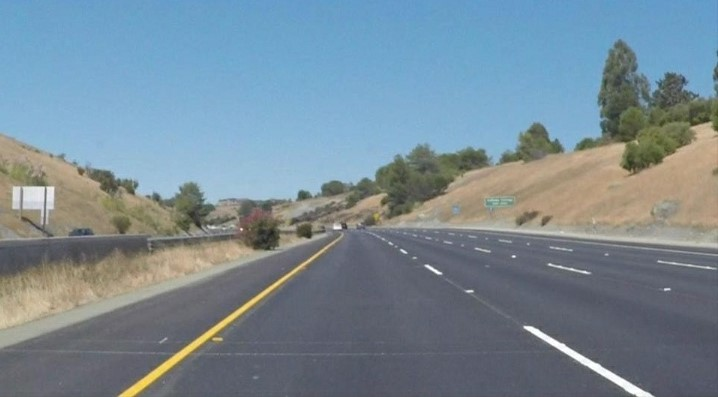
#> input picture Lane.jpg, 718 x 397 px
$ python Section_B.3_1.py
#> lines starting #> are read from the running program, lines starting #| are printed output that depends on the picture; after the words box and inside, x2 and y2 are one past the last pixel; in counts of white or black regions, pixels touching at a corner belong together
import cv2 as cv
import numpy as np
import matplotlib.pyplot as plt
def canny_edge_detector(image):
    gray_image=cv.cvtColor(image,cv.COLOR_BGR2GRAY)
    blur=cv.GaussianBlur(gray_image,(5,5),0)
    canny=cv.Canny(blur,50,150)
    return canny
def region_of_interest(image):
    height=image.shape[0]
    polygons=np.array([[(0,240),(700,240),(700,397),(0,397)]])
    mask=np.zeros_like(image)
    cv.fillPoly(mask,polygons,255)
    masked_image=cv.bitwise_and(image,mask)
    return masked_image
def create_coordinates(image,line_parameters):
    slope,intercept=line_parameters
    y1=image.shape[0]
    y2=int(y1*(3/5))
    x1=int((y1-intercept)/slope)
    x2=int((y2-intercept)/slope)
    return np.array([x1,y1,x2,y2])
def average_slope_intercept(image,lines):
    left_fit=[]
    right_fit=[]
    for line in lines:
        x1,y1,x2,y2=line.reshape(4)
        parameters=np.polyfit((x1,x2),(y1,y2),1)
        slope=parameters[0]
        intercept=parameters[1]
        if slope<0:
            left_fit.append((slope,intercept))
        else:
            right_fit.append((slope,intercept))
    left_fit_average=np.average(left_fit,axis=0)
    right_fit_average=np.average(right_fit,axis=0)
    left_line= create_coordinates(image,left_fit_average)
    right_line= create_coordinates(image,right_fit_average)
    return np.array([left_line,right_line])
def display_lines(image,lines):
    line_image=np.zeros_like(image)
    if lines is not None:
        for x1,y1,x2,y2 in lines:
            cv.line(line_image,(x1,y1),(x2,y2),(0,0,255),2)
    return line_image
img=cv.imread('Lane.jpg')
#> img is the input picture: shape (397, 718, 3); mean B, G, R 149.6, 138.1, 120.2
canny_image=canny_edge_detector(img)
#> in canny_edge_detector, `gray_image=cv.cvtColor(image,cv.COLOR_BGR2GRAY)`:
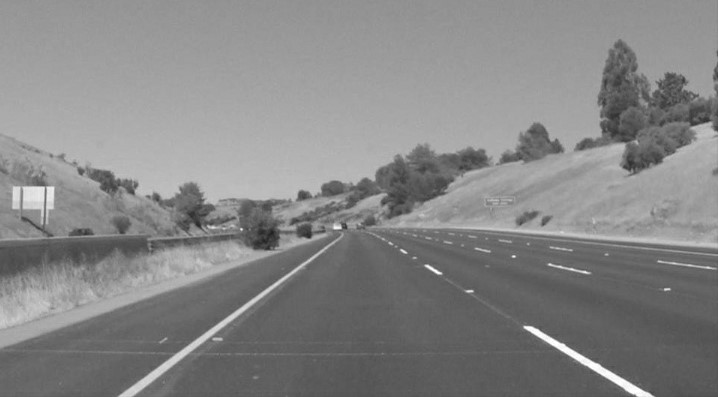
#> gray_image: shape (397, 718); min 31, max 255, mean 134.1
#> in canny_edge_detector, `canny=cv.Canny(blur,50,150)`:
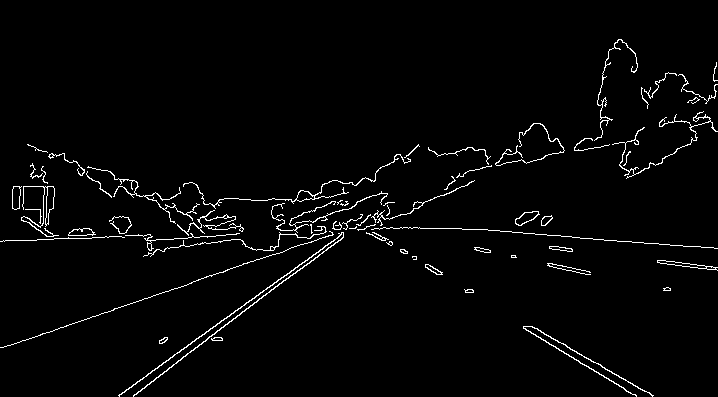
#> canny: shape (397, 718); 2.4% white in thin lines or dots
cropped_image=region_of_interest(canny_image)
#> in region_of_interest, `cv.fillPoly(mask,polygons,255)`:
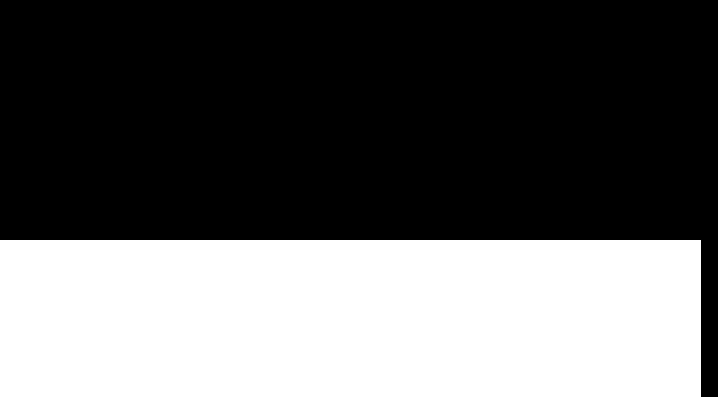
#> mask: shape (397, 718); 38.6% white; 1 white region, box (x1, y1, x2, y2) and area: (0, 240, 701, 397) 110057
#> in region_of_interest, `masked_image=cv.bitwise_and(image,mask)`:
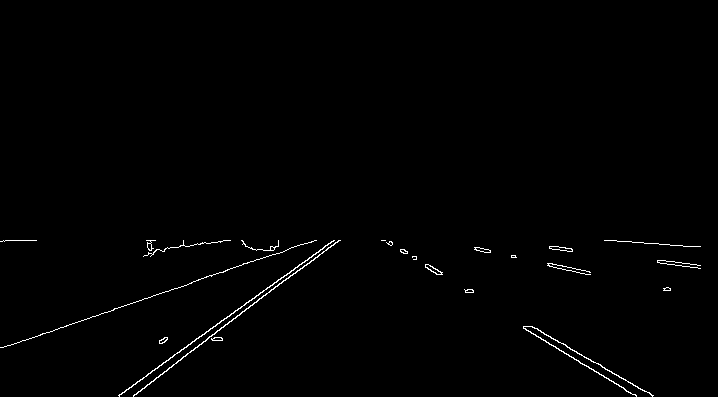
#> masked_image: shape (397, 718); 0.79% white in thin lines or dots, all inside (x1, y1, x2, y2) = (0, 240, 701, 397)
lines=cv.HoughLinesP(cropped_image,1,np.pi/180,100,np.array([]),minLineLength=40,maxLineGap=5)
#> lines = [[1, 347, 178, 287], [134, 394, 338, 240], [226, 318, 334, 240], [118, 395, 331, 241], [531, 326, 652, 395], [523, 327, 630, 393]]
averaged_lines=average_slope_intercept(img,lines)
#> the loop in average_slope_intercept, `for line in lines:` made 6 passes
#> (x1, y1, x2, y2, slope, intercept) on passes 1 to 6: (1, 347, 178, 287, -0.339, 347.3), (134, 394, 338, 240, -0.755, 495.2), (226, 318, 334, 240, -0.722, 481.2), (118, 395, 331, 241, -0.723, 480.3), (531, 326, 652, 395, 0.57, 23.2), (523, 327, 630, 393, 0.617, 4.4)
#> after the loop in average_slope_intercept, `for line in lines:`: left_fit = [(-0.339, 347.3), (-0.755, 495.2), (-0.722, 481.2), (-0.723, 480.3)]; right_fit = [(0.57, 23.2), (0.617, 4.4)]
#> in average_slope_intercept, `left_fit_average=np.average(left_fit,axis=0)`: left_fit_average = [-0.635, 451]
#> in average_slope_intercept, `right_fit_average=np.average(right_fit,axis=0)`: right_fit_average = [0.594, 13.8]
#> in create_coordinates, `slope,intercept=line_parameters`: slope = -0.635; intercept = 451
#> in create_coordinates, `x1=int((y1-intercept)/slope)`: x1 = 85
#> in create_coordinates, `x2=int((y2-intercept)/slope)`: x2 = 335
#> in average_slope_intercept, `left_line= create_coordinates(image,left_fit_average)`: left_line = [85, 397, 335, 238]
#> in average_slope_intercept, `right_line= create_coordinates(image,right_fit_average)`: right_line = [645, 397, 377, 238]
#> averaged_lines = [[85, 397, 335, 238], [645, 397, 377, 238]]
line_image=display_lines(img,averaged_lines)
#> the loop in display_lines, `for x1,y1,x2,y2 in lines:` made 2 passes
#> after the loop in display_lines, `for x1,y1,x2,y2 in lines:`:
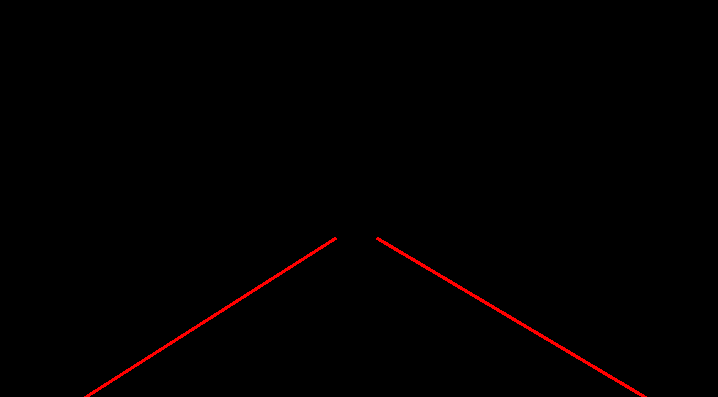
#> line_image: shape (397, 718, 3); mean of channels 0, 1, 2 0, 0, 1.8; drawn as B, G, R
combo_image=cv.addWeighted(img,1.,line_image,1,1)
cv.imwrite('Lane_transform.jpg',combo_image)
